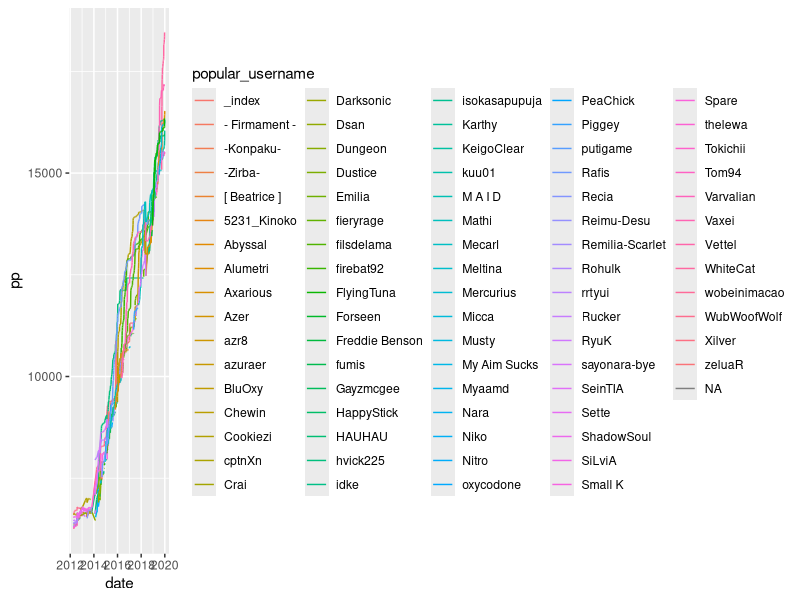

Here is the R script that generated this plot:
library(tidyverse)
library(lubridate)

player_history <- read_csv("player_history.csv")

# convert date to date object
player_history <- 
  player_history %>% 
  mutate(date = ymd(date))

# user NUMBA WAN blatant cheater
# popular username mostly matches current username
username_map <- 
  player_history %>%
  group_by(id) %>%
  summarize(popular_username = 
              username %>% table %>% which.max %>% names,
            current_username = username[which.max(date)])

player_history <- 
  player_history %>%
  full_join(username_map, by = "id")

# to not connect non-consecutive dates, create new rows: every combination of player and date
player_history_10 <- 
  player_history %>%
  filter(rank <= 10) %>%
  complete(id, date)

ggplot(player_history_10, aes(x = date, y = pp, group = id, color = popular_username)) +
  geom_line()
